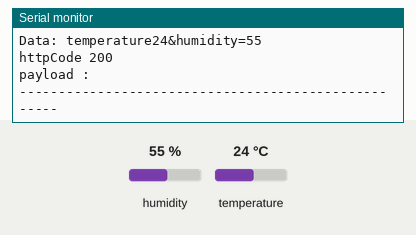
This sketch was run on a simulated ESP32. Parts: the last lines printed to the serial monitor. The inputs (shaded band) are chosen by the test bench; at power-on: humidity 55 %, temperature 24 °C. WiFi joins after 1.5 s; servers stay silent unless stated; uploads are accepted with an empty reply.

Above: at 3.7 s.
3.8 s: humidity set to 22 %
At 4.37 s:
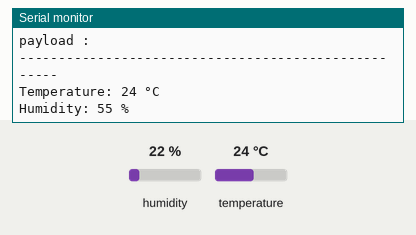
8.0 s: temperature set to 12 °C
At 9.51 s:
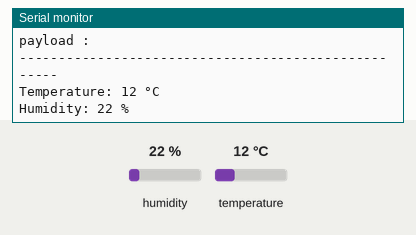
12.2 s: humidity set to 40 %
At 12.93 s:
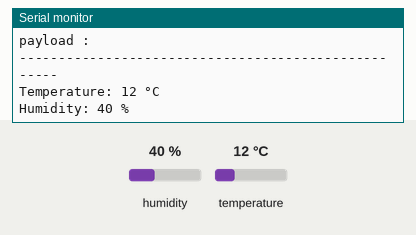
Timing chart, 0 to 15.2 s (numbered marks = the images above; inputs shaded):
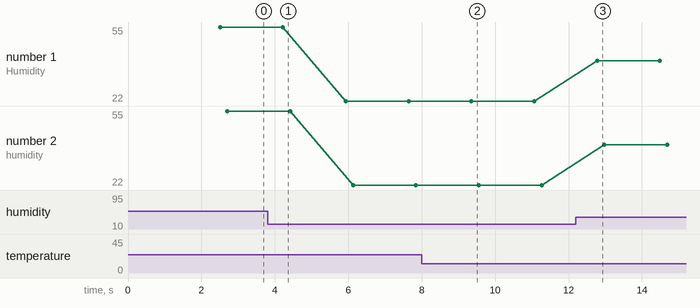

The sketch:

DHT22.ino
```cpp
#include<WiFi.h>
#include<HTTPClient.h>

#include <DHT.h>
#define DHTPIN 4
#define DHTTYPE DHT22
DHT dht22(DHTPIN, DHTTYPE);

String URL = "http://10.175.9.92/DHT22_project/test_data.php";

const char* ssid = "Dan";
const char* password = "abcabc123";

int temperature = 0;
int humidity = 0;

void setup() {
  // put your setup code here, to run once:
  Serial.begin(115200);

  dht22.begin();

  connectWiFi();
}

void loop() {
  // put your main code here, to run repeatedly:
  if(WiFi.status() != WL_CONNECTED){
    connectWiFi();
  }
  Load_DHT22_Data();
  String postData = "temperature" + String(temperature) + "&humidity=" + String(humidity);

  HTTPClient http;
  http.begin(URL);

  int httpCode = http.POST(postData);
  String payload = http.getString();

  Serial.print("URL : "); Serial.println(URL);
  Serial.print("Data: "); Serial.println(postData);
  Serial.print("httpCode "); Serial.println(httpCode);
  Serial.print("payload : "); Serial.println(payload);
  Serial.println("----------------------------------------------------");
  delay(1500);

}
void Load_DHT22_Data() {
  //-----------------------------------------------------------
  temperature = dht22.readTemperature(); //Celsius
  humidity = dht22.readHumidity();
  //-----------------------------------------------------------
  // Check if any reads failed.
  if (isnan(temperature) || isnan(humidity)) {
    Serial.println("Failed to read from DHT sensor!");
    temperature = 0;
    humidity = 0;
  }
  //-----------------------------------------------------------
  Serial.printf("Temperature: %d °C\n", temperature);
  Serial.printf("Humidity: %d %%\n", humidity);
}

void connectWiFi(){
  WiFi.mode(WIFI_OFF);
  delay(1000);
  //This line hides the viewing of ESP as wifi hotspot
  WiFi.mode(WIFI_STA);

  WiFi.begin(ssid, password);
  Serial.println("Connecting to Wifi");

  while (WiFi.status() != WL_CONNECTED) {
    delay(500);
    Serial.print(".");
  }

    Serial.print("connected to : "); Serial.println(ssid);
    Serial.print("IP address: "); Serial.println(WiFi.localIP());

}
```

Measured:
- after the input at 8.0 s, the serial monitor: prints a new line after 1.4 s (image 2)
- after the input at 12.2 s, the serial monitor: prints a new line after 0.58 s (image 3)
- plotted number 1: 22 → 40 after the input at 12.2 s
- plotted number 2: 22 → 40 after the input at 12.2 s
